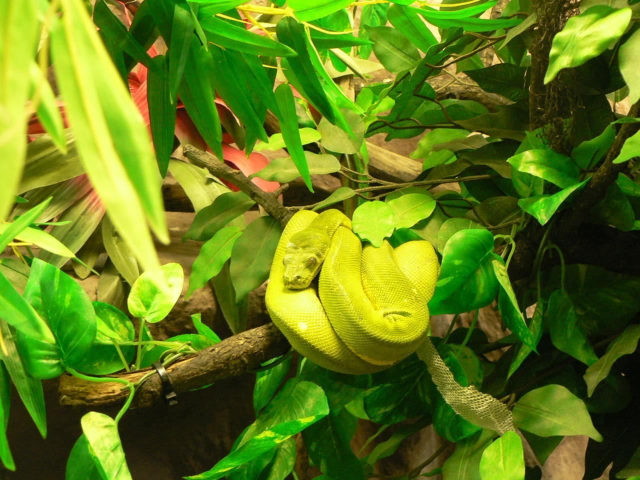
#> input picture Green_tree_python_snake.jpg, 1280 x 960 px (shown at 1/2 size)
$ python image.py   (older library calls are emulated)
#> lines starting #> are read from the running program, lines starting #| are printed output that depends on the picture
from PIL import Image

basewidth = 300

img = Image.open('Green_tree_python_snake.jpg')
#> img is the input picture: PIL image 1280x960 RGB; mean R, G, B 96.2, 123.3, 24.2

wpercent = (basewidth/float(img.size[0]))
#> wpercent = 0.234

hsize = int((float(img.size[1])*float(wpercent)))
#> hsize = 225

img = img.resize((basewidth,hsize), Image.ANTIALIAS)
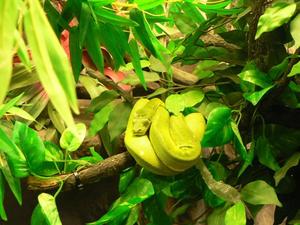
#> img: PIL image 300x225 RGB; mean R, G, B 96.2, 123.3, 24.3

img.save('resized.jpg')
